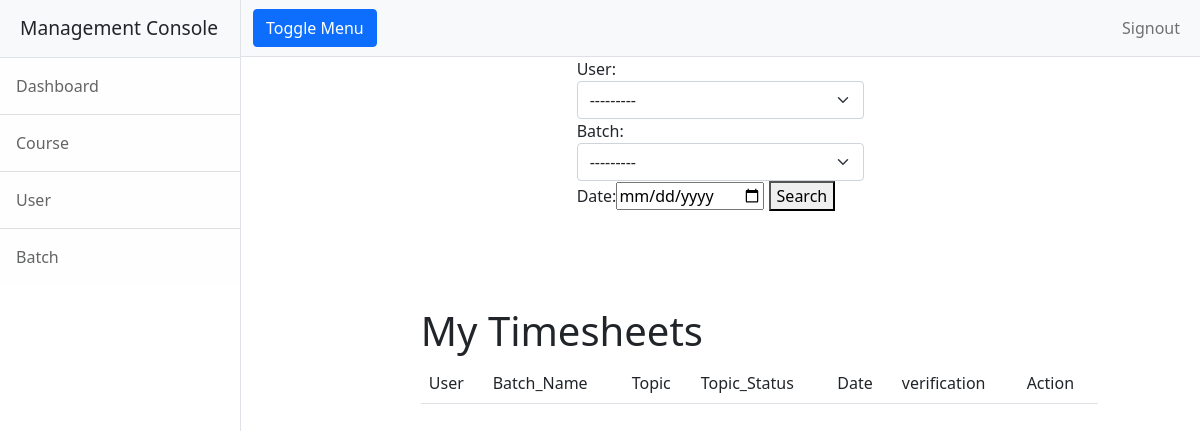
The app's page /centerhead/users/timesheetlistview (signed in), older data.
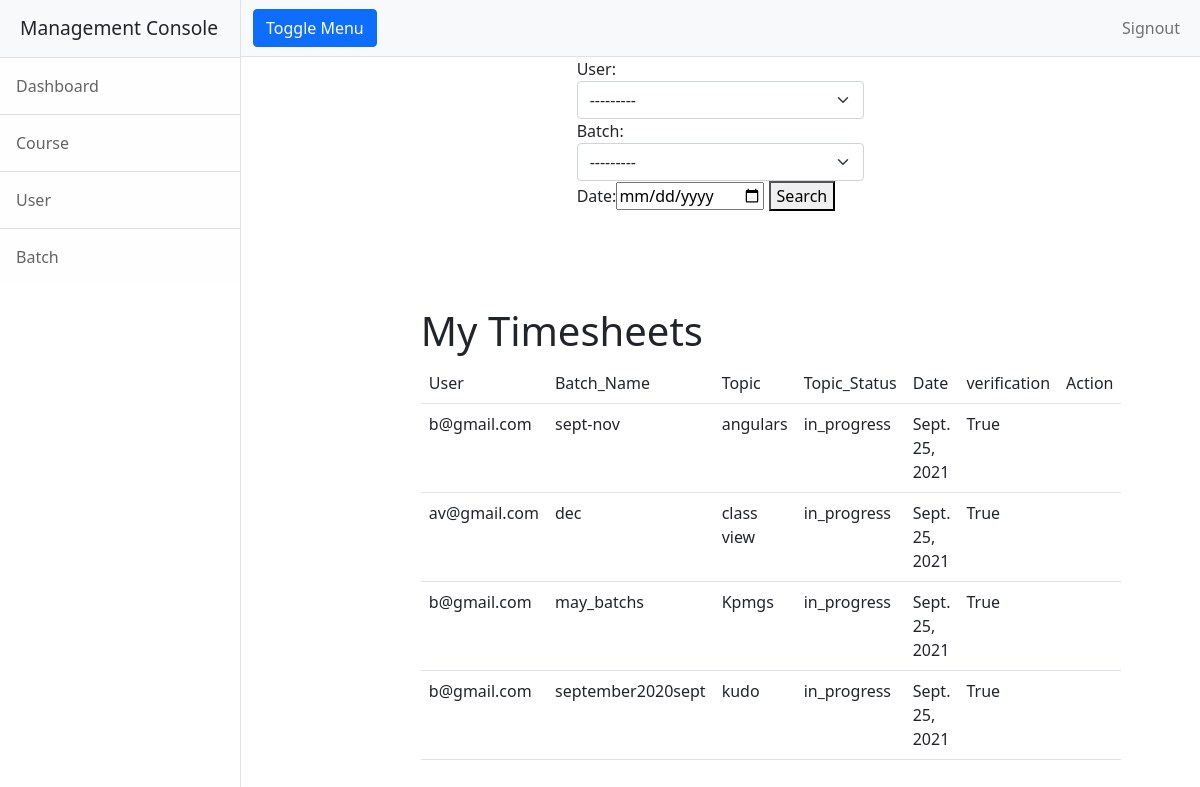
The same page, newer data.
### reporting/models.py (models this page shows, shortened)
class Timesheet(models.Model):
    user=models.CharField(max_length=120)
    batch=models.ForeignKey(Batch,on_delete=models.CASCADE)
    topic=models.CharField(max_length=120)
    date=models.DateField(auto_now_add=True)
    verified=models.BooleanField(default=False)
    options=(("in_progress","in_progress"),("completed","completed"))
    topic_status=models.CharField(max_length=120,choices=options,default="in_progress")

class Batch(models.Model):
    course=models.ForeignKey(Course,on_delete=models.CASCADE)
    batch_name = models.CharField(max_length=100, unique=True)
    is_active = models.BooleanField(default=True)
    def __str__(self):
        return self.batch_name

### reporting/views.py (the view)
# urls.py: path("users/timesheetlistview",views.UserTimesheetsList.as_view(),name="usertimesheetlist"),
@method_decorator(Sign_required,name='dispatch')
class UserTimesheetsList(FilterView):
    model = Timesheet
    template_name = "reporting/user_timesheet_list.html"
    context_object_name = "timesheets"
    filterset_class=TimesheetFilter
    context={}
    def get_context_data(self, **kwargs):
        context = super().get_context_data(**kwargs)
        context["filters"] = self.filterset_class
        return context
    def get_queryset(self):
        if self.request.user.is_admin:
            queryset = self.model.objects.all()
        else:
            queryset = self.model.objects.filter(user=self.request.user, verified=False)
        return queryset

### reporting/models.py (called while the page is built)
    def __str__(self):
        return self.email

### reporting/templates/reporting/user_timesheet_list.html (shortened to what this page needs)
<!DOCTYPE html>
{%extends 'reporting/base.html' %}
{%block body_block%}
<div class="container">
    <div class="row">
        <div class="col-4"></div>
        <div class="col-4 mb-5">
          <form action="" method="get">
                {{filters.form}}
                <button type="submit">Search</button>
           </form>
        </div>
        <div class="col-4"></div>
    </div>
    <div class="row">
        <div class="col-2"></div>
        <div class="col-9 mt-5">
           <table class="table">
               <h1>My Timesheets</h1>
               <tr>
                   <td>User</td>
                   <td>Batch_Name</td>
                    <td>Topic</td>
                   <td>Topic_Status</td>
                   <td>Date</td>
                   <td>verification</td>
                   <td>Action</td>
               </tr>
               {%for timesheet in timesheets%}
               <tr>
                   <td>{{timesheet.user}}</td>
                   <td>{{timesheet.batch}}</td>
                 <td>{{timesheet.topic}}</td>
                   <td>{{timesheet.topic_status}}</td>
                          <td>{{timesheet.date}}</td>
                   <td>{{timesheet.verified}}</td>
                   <td>
               </tr>
               {%endfor%}
           </table>
        </div>
        <div class="col-1"></div>
    </div>
</div>
{%endblock%}

### reporting/templates/reporting/base.html (shortened to what this page needs)
<!DOCTYPE html>
{%load static%}
<html lang="en">
    <head>
        <link href="{%static 'css/styles.css' %}" rel="stylesheet" />
    </head>
    <body>
        <div class="d-flex" id="wrapper">
            <div class="border-end bg-white" id="sidebar-wrapper">
                <div class="sidebar-heading border-bottom bg-light">Management Console</div>
                <div class="list-group list-group-flush">
                    <a class="list-group-item list-group-item-action list-group-item-light p-3" href="{%url 'adminhome' %}">Dashboard</a>
                    <a class="list-group-item list-group-item-action list-group-item-light p-3" href="{%url 'course' %}">Course</a>
                    <a class="list-group-item list-group-item-action list-group-item-light p-3" href="{%url 'adduser' %}">User</a>
                    <a class="list-group-item list-group-item-action list-group-item-light p-3" href="{%url 'batch' %}">Batch</a>
                </div>
            </div>
            <div id="page-content-wrapper">
                <nav class="navbar navbar-expand-lg navbar-light bg-light border-bottom">
                    <div class="container-fluid">
                        <button class="btn btn-primary" id="sidebarToggle">Toggle Menu</button>
                        <div class="collapse navbar-collapse" id="navbarSupportedContent">
                            <ul class="navbar-nav ms-auto mt-2 mt-lg-0">
                                <li class="nav-item"><a class="nav-link" href="">Signout</a></li>
                            </ul>
                        </div>
                    </div>
                </nav>
                <div class="container-fluid">
                   {%block body_block%}
                    {%endblock%}
                </div>
            </div>
        </div>
    </body>
</html>

Row changes from the older to the newer data that the page shows:
added Timesheet: user "b@gmail.com", batch "sept-nov", topic "angulars", topic_status "in_progress", date "Sept. 25, 2021", verified "True"
added Timesheet: user "av@gmail.com", batch "dec", topic "class view", topic_status "in_progress", date "Sept. 25, 2021", verified "True"
added Timesheet: user "b@gmail.com", batch "may_batchs", topic "Kpmgs", topic_status "in_progress", date "Sept. 25, 2021", verified "True"
added Timesheet: user "b@gmail.com", batch "september2020sept", topic "kudo", topic_status "in_progress", date "Sept. 25, 2021", verified "True"
